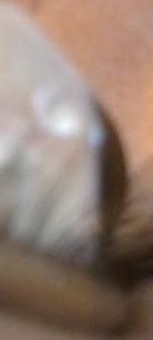
#> input picture Final Project - Victor/ast/POSITIVE_LEFT_SIDE_VIEW_ASTIGMATISM - Copy (2).JPG, 153 x 340 px; its folder holds only this picture in this run
$ jupyter execute --allow-errors Final.ipynb   (older library calls are emulated)
#> lines starting #> are read from the running program, lines starting #| are printed output that depends on the picture; after the words box and inside, x2 and y2 are one past the last pixel; in counts of white or black regions, pixels touching at a corner belong together
[cell 1]
import os
import glob
import cv2
import matplotlib.pyplot as plt
import numpy as np
from sklearn.cross_validation import train_test_split
from sklearn.neighbors import KNeighborsClassifier
from sklearn.metrics import accuracy_score

def get_files():
    path1 = glob.glob("ast/*.jpg")
    path2 = glob.glob("norm/*.jpg")
    path3 = glob.glob("kera/*.jpg")


    norm = []
    ast = []
    kera = []

    for filename in path1:
        im1 = cv2.imread(filename)
#> im1 is the input picture: shape (340, 153, 3); mean B, G, R 114.4, 126.3, 146.9
        Rim1 = cv2.resize(im1, (100, 100))
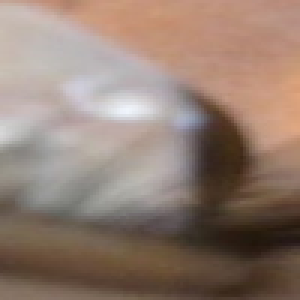
#> Rim1: shape (100, 100, 3) (shown 3 times larger); mean B, G, R 114.4, 126.2, 146.8
        img1 = cv2.cvtColor(Rim1, cv2.COLOR_BGR2GRAY)
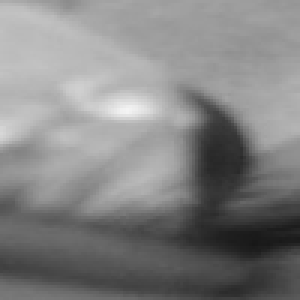
#> img1: shape (100, 100) (shown 3 times larger); min 23, max 244, mean 131
        flag1, bImg1 = cv2.threshold(img1, 85, 255, cv2.THRESH_BINARY + cv2.THRESH_OTSU )
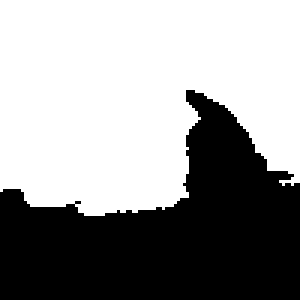
#> bImg1: shape (100, 100) (shown 3 times larger); 59.9% white; 1 black region, box (x1, y1, x2, y2) and area: (0, 30, 100, 100) 4011
#> flag1 = 122
        ast.append(bImg1)

    for filename in path2:
        im2 = cv2.imread(filename)
        Rim2 = cv2.resize(im2, (100, 100))
        img2 = cv2.cvtColor(Rim2, cv2.COLOR_BGR2GRAY)
        flag1, bImg2 = cv2.threshold(img2, 85, 255, cv2.THRESH_BINARY + cv2.THRESH_OTSU )
        ret, mask1 = cv2.threshold(bImg2, 10, 255, cv2.THRESH_BINARY)
        mask1a = cv2.bitwise_not(mask1)
        norm.append(mask1a)

    for filename in path3:
        im3 = cv2.imread(filename)
        Rim3 = cv2.resize(im3, (100, 100))
        img3 = cv2.cvtColor(Rim3, cv2.COLOR_BGR2GRAY)
        flag1, bImg3 = cv2.threshold(img3, 85, 255, cv2.THRESH_BINARY + cv2.THRESH_OTSU )
        ret, mask2 = cv2.threshold(bImg3, 10, 255, cv2.THRESH_BINARY)
        mask2a = cv2.bitwise_not(mask2)
        kera.append(mask2a)

    return ast, norm, kera

x, y, z = get_files()
#> x = 1 item; y = []; z = []
print("Files loaded")
print("*******\n")


def get_contours(x):
    contours = []
    for i in x:
        bim1, contours1, hierarchy1 = cv2.findContours(i,cv2.RETR_TREE,cv2.CHAIN_APPROX_SIMPLE)
        contours.append(contours1)
#> this loop made 1 pass
#> after the loop, contours = 1 item
    return contours

xx = get_contours(x)
#> xx = 1 item
yy = get_contours(y)
#> yy = []
zz = get_contours(z)
#> zz = []
print("Contours Obtained")
print("*******\n")

def contours_to_points(contours, eye):
#> called with eye = 1
    points = []

    for i in contours:
        maxim =[0,0,0]
        for j in i:
            if cv2.contourArea(j) > maxim[0]:
                maxim = [cv2.contourArea(j), cv2.arcLength(j, True), eye]
        points.append(maxim)
#> this loop made 1 pass
#> after the loop, points = [[5801, 405.3, 1]]
    return points

xxx = contours_to_points(xx, 1)
#> xxx = [[5801, 405.3, 1]]
yyy = contours_to_points(yy, 0)
#> yyy = []
zzz = contours_to_points(zz, 2)
#> zzz = []


print("\n")
print("Obtained points to plot")
print("*******\n")

#All three comparisons

np_size = len(xxx) + len(yyy) + len(zzz)
#> np_size = 1
np_array = np.zeros(shape = (np_size, 3))
#> np_array = [[0, 0, 0]]

i = 0
for p in xxx:
    np_array[i] = p
    i += 1
#> this loop made 1 pass
#> (p, i) on pass 1: ([5801, 405.3, 1], 1)
#> after the loop, i = 1; np_array = [[5801, 405.3, 1]]

for p in yyy:
    np_array[i] = p
    i += 1
#> this loop made 0 passes
#> after the loop, i = 1

for p in zzz:
    np_array[i] = p
    i += 1
#> after the loop, i = 1

responses = np.zeros(shape=(i, 1))
#> responses = [0]

i = 0

for x in xxx:
    responses[i] = 1
    i += 1
#> this loop made 1 pass
#> after the loop, i = 1; responses = [1]

for y in yyy:
    responses[i] = 0
    i += 1
#> after the loop, i = 1

for z in zzz:
    responses[i] = 2
    i += 1
#> after the loop, i = 1


eye_data_x = np_array[:, 1:]
#> eye_data_x = [[405.3, 1]]
eye_data_y = np_array[:, 2]
#> eye_data_y = [1]

#> (the rest of this cell did not finish here and is left out)

[cell 2]
red = np_array[responses.ravel()==0]
#> red = empty array
plt.scatter(red[:,0],red[:,1],80,'r','^')

blue = np_array[responses.ravel()==1]
#> blue = [[5801, 405.3, 1]]
plt.scatter(blue[:,0],blue[:,1],80,'b','s')

green = np_array[responses.ravel()==2]
#> green = empty array
plt.scatter(green[:,0],green[:,1],80,'g','o')

plt.show()
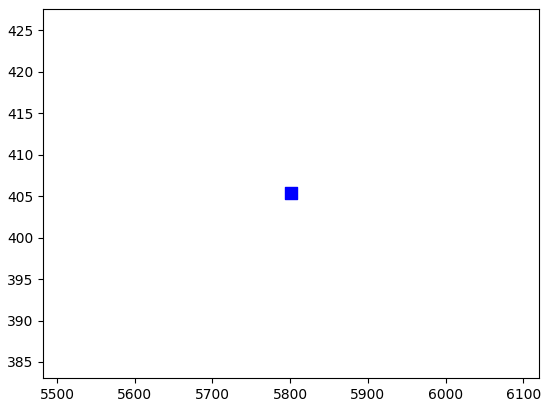
#> figure drawn by matplotlib, 1 panel

[cell 3]
#1 to 1 comparisons
#Compare Ast/Kera
#x = ast, z= kera

ast_kera_size = len(xxx) + len(zzz)
#> ast_kera_size = 1
ast_kera_array = np.zeros(shape = (ast_kera_size, 3))
#> ast_kera_array = [[0, 0, 0]]

j = 0

for p in xxx:
    ast_kera_array[j] = p
    j += 1
#> this loop made 1 pass
#> after the loop, ast_kera_array = [[5801, 405.3, 1]]; j = 1

for p in zzz:
    ast_kera_array[j] = p
    j += 1
#> after the loop, j = 1

a_k_responses = np.zeros(shape=(j,1))
#> a_k_responses = [0]

j = 0;

for x in xxx:
    a_k_responses[j] = 1
    j += 1
#> this loop made 1 pass
#> after the loop, a_k_responses = [1]; j = 1

for z in zzz:
    a_k_responses[j] = 2
    j += 1
#> after the loop, j = 1

ak_eye_data_x = ast_kera_array[:, 1:]
#> ak_eye_data_x = [[405.3, 1]]
ak_eye_data_y = ast_kera_array[:, 2]
#> ak_eye_data_y = [1]

#> (the rest of this cell did not finish here and is left out)

[cell 4]
blue = ast_kera_array[a_k_responses.ravel()==1]
plt.scatter(blue[:,0],blue[:,1],80,'b','s')

green = ast_kera_array[a_k_responses.ravel()==2]
plt.scatter(green[:,0],green[:,1],80,'g','o')

plt.show()

[cell 5]
#Compare kera/Norm
# z = kera, y = norm

norm_kera_size = len(yyy) + len(zzz)
#> norm_kera_size = 0
norm_kera_array = np.zeros(shape = (norm_kera_size, 3))
#> norm_kera_array = empty array

k = 0

for p in yyy:
    norm_kera_array[k] = p
    k += 1
#> after the loop, k = 0

for p in zzz:
    norm_kera_array[k] = p
    k += 1
#> after the loop, k = 0

n_k_responses = np.zeros(shape=(k,1))
#> n_k_responses = empty array

k = 0;

for y in yyy:
    n_k_responses[k] = 0
    k += 1
#> after the loop, k = 0

for z in zzz:
    n_k_responses[k] = 2
    k += 1
#> after the loop, k = 0

nk_eye_data_x = norm_kera_array[:, 1:]
#> nk_eye_data_x = empty array
nk_eye_data_y = norm_kera_array[:, 2]
#> nk_eye_data_y = empty array

#> (the rest of this cell did not finish here and is left out)

[cell 6]
red = norm_kera_array[n_k_responses.ravel()==0]
plt.scatter(red[:,0],red[:,1],80,'r','^')

green = norm_kera_array[n_k_responses.ravel()==2]
plt.scatter(green[:,0],green[:,1],80,'g','o')

plt.show()
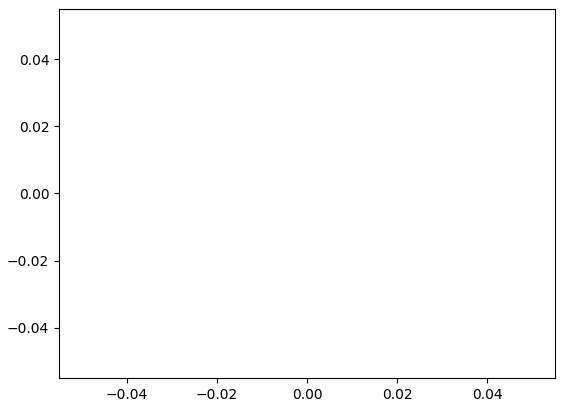
#> figure drawn by matplotlib, 1 panel

[cell 7]
#compare Ast/Norm
#x = Ast / y = Norm
ast_norm_size = len(xxx) + len(yyy)
#> ast_norm_size = 1
ast_norm_array = np.zeros(shape = (norm_kera_size, 3))
#> ast_norm_array = empty array

l = 0

ast_norm_size = len(xxx) + len(yyy)
ast_norm_array = np.zeros(shape=(ast_norm_size, 3))
#> ast_norm_array = [[0, 0, 0]]

for x in xxx:
    ast_norm_array[l] = x
    l += 1
#> this loop made 1 pass
#> after the loop, ast_norm_array = [[5801, 405.3, 1]]; l = 1

for y in yyy:
    ast_norm_array[l] = y
    l += 1
#> after the loop, l = 1


n_a_responses = np.zeros(shape=(l, 1))
#> n_a_responses = [0]
l = 0

for x in xxx:
    n_a_responses[l] = 1
    l += 1
#> after the loop, l = 1; n_a_responses = [1]

for y in yyy:
    n_a_responses[l] = 0
    l += 1
#> after the loop, l = 1

na_eye_data_x = ast_norm_array[:, 1:]
#> na_eye_data_x = [[405.3, 1]]
na_eye_data_y = ast_norm_array[:, 2]
#> na_eye_data_y = [1]

#> (the rest of this cell did not finish here and is left out)

$ run again, on Final Project - Victor/ast/POSITIVE_LEFT_SIDE_VIEW_ASTIGMATISM.JPG
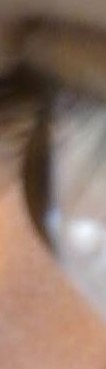
#> input picture Final Project - Victor/ast/POSITIVE_LEFT_SIDE_VIEW_ASTIGMATISM.JPG, 106 x 369 px
#> in get_files, im1 is the input picture: shape (369, 106, 3); mean B, G, R 105.3, 118.8, 142.9
#> in get_files, `flag1, bImg1 = cv2.threshold(img1, 85, 255, cv2.THRESH_BINARY + cv2.TH..`:
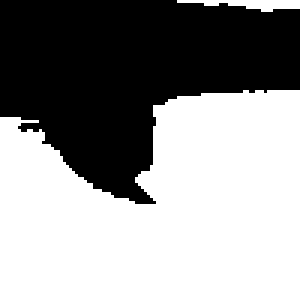
#> bImg1: shape (100, 100) (shown 3 times larger); 57.8% white; 1 black region, box (x1, y1, x2, y2) and area: (0, 0, 100, 68) 4223
#> flag1 = 117
#> `x, y, z = get_files()`: x = 1 item; y = []
#> the loop in get_contours, `for i in x:` made 1 pass
#> after the loop in get_contours, `for i in x:`: contours = 1 item
#> yy = []
#> the loop in contours_to_points, `for i in contours:` made 1 pass
#> after the loop in contours_to_points, `for i in contours:`: points = [[5492.5, 404.1, 1]]
#> yyy = []
#> np_size = 1
#> the loop `for p in xxx:` made 1 pass
#> (p, i) on pass 1: ([5492.5, 404.1, 1], 1)
#> after the loop `for p in xxx:`: np_array = [[5492.5, 404.1, 1]]
#> after the loop `for p in yyy:`: i = 1
#> the loop `for x in xxx:` made 1 pass
#> after the loop `for x in xxx:`: responses = [1]
#> after the loop `for y in yyy:`: i = 1
#> eye_data_x = [[404.1, 1]]
#> eye_data_y = [1]
#> red = empty array
#> blue = [[5492.5, 404.1, 1]]
#> green = empty array
#> `plt.show()`:
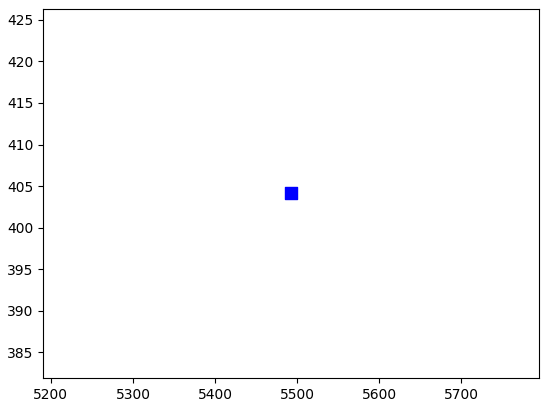
#> figure drawn by matplotlib, 1 panel
#> ast_kera_size = 1
#> the loop `for p in xxx:` made 1 pass
#> after the loop `for p in xxx:`: ast_kera_array = [[5492.5, 404.1, 1]]; j = 1
#> the loop `for x in xxx:` made 1 pass
#> after the loop `for x in xxx:`: a_k_responses = [1]; j = 1
#> ak_eye_data_x = [[404.1, 1]]
#> ak_eye_data_y = [1]
#> norm_kera_size = 0
#> nk_eye_data_x = empty array
#> ast_norm_size = 1
#> the loop `for x in xxx:` made 1 pass
#> after the loop `for x in xxx:`: ast_norm_array = [[5492.5, 404.1, 1]]; l = 1
#> after the loop `for x in xxx:`: n_a_responses = [1]
#> after the loop `for y in yyy:`: l = 1
#> na_eye_data_x = [[404.1, 1]]
#> na_eye_data_y = [1]

$ run again, on Final Project - Victor/ast/POSITIVE_RIGHT_SIDE_VIEW_ASTIGMATISM - Copy (3).JPG
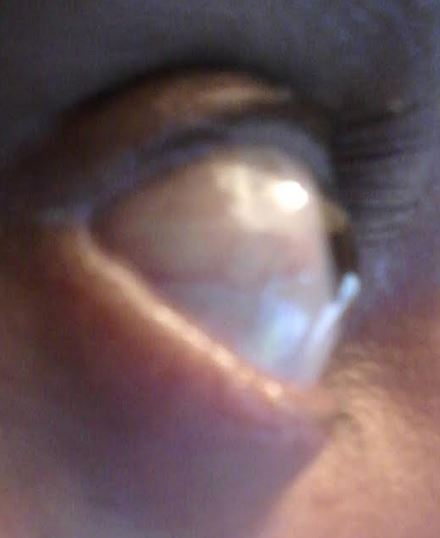
#> input picture Final Project - Victor/ast/POSITIVE_RIGHT_SIDE_VIEW_ASTIGMATISM - Copy (3).JPG, 440 x 538 px
#> in get_files, im1 is the input picture: shape (538, 440, 3); mean B, G, R 93.9, 90.4, 110.8
#> in get_files, `flag1, bImg1 = cv2.threshold(img1, 85, 255, cv2.THRESH_BINARY + cv2.TH..`:
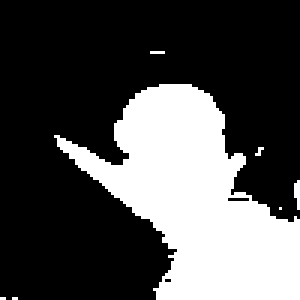
#> bImg1: shape (100, 100) (shown 3 times larger); 30.4% white; 7 white regions (6 under 20 px), largest, box (x1, y1, x2, y2) and area: (18, 28, 100, 100) 3007
#> flag1 = 114
#> `x, y, z = get_files()`: x = 1 item; y = []
#> the loop in get_contours, `for i in x:` made 1 pass
#> after the loop in get_contours, `for i in x:`: contours = 1 item
#> yy = []
#> the loop in contours_to_points, `for i in contours:` made 1 pass
#> after the loop in contours_to_points, `for i in contours:`: points = [[2873.5, 322.4, 1]]
#> yyy = []
#> np_size = 1
#> the loop `for p in xxx:` made 1 pass
#> (p, i) on pass 1: ([2873.5, 322.4, 1], 1)
#> after the loop `for p in xxx:`: np_array = [[2873.5, 322.4, 1]]
#> after the loop `for p in yyy:`: i = 1
#> the loop `for x in xxx:` made 1 pass
#> after the loop `for x in xxx:`: responses = [1]
#> after the loop `for y in yyy:`: i = 1
#> eye_data_x = [[322.4, 1]]
#> eye_data_y = [1]
#> red = empty array
#> blue = [[2873.5, 322.4, 1]]
#> green = empty array
#> `plt.show()`:
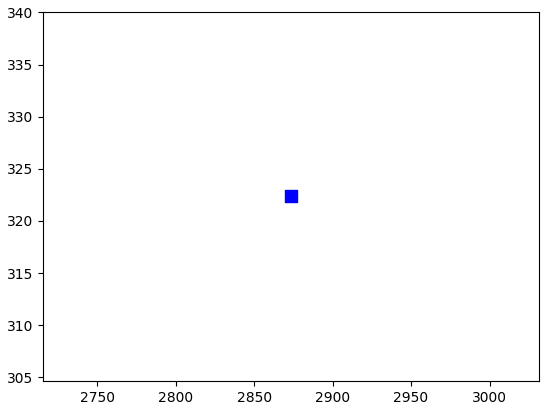
#> figure drawn by matplotlib, 1 panel
#> ast_kera_size = 1
#> the loop `for p in xxx:` made 1 pass
#> after the loop `for p in xxx:`: ast_kera_array = [[2873.5, 322.4, 1]]; j = 1
#> the loop `for x in xxx:` made 1 pass
#> after the loop `for x in xxx:`: a_k_responses = [1]; j = 1
#> ak_eye_data_x = [[322.4, 1]]
#> ak_eye_data_y = [1]
#> norm_kera_size = 0
#> nk_eye_data_x = empty array
#> ast_norm_size = 1
#> the loop `for x in xxx:` made 1 pass
#> after the loop `for x in xxx:`: ast_norm_array = [[2873.5, 322.4, 1]]; l = 1
#> after the loop `for x in xxx:`: n_a_responses = [1]
#> after the loop `for y in yyy:`: l = 1
#> na_eye_data_x = [[322.4, 1]]
#> na_eye_data_y = [1]
